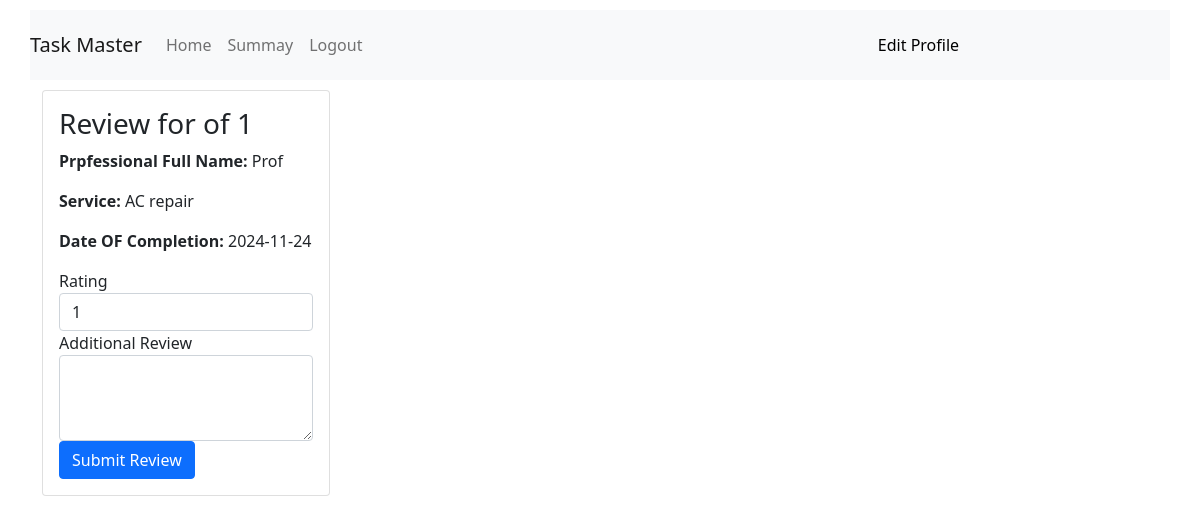
The app's page /rate_service/1, older data.
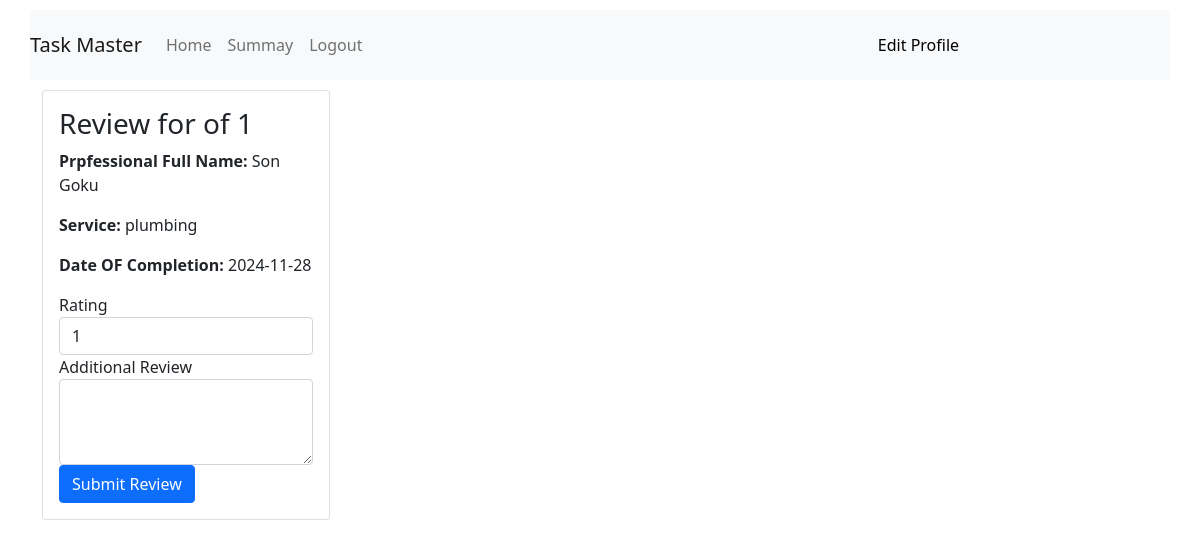
The same page, newer data.
### backend/models.py (models this page shows)
class Service_request(db.Model):
    __tablename__="service_request"
    id=db.Column(db.Integer,primary_key=True)
    service_id=db.Column(db.Integer,db.ForeignKey("service.id"),nullable=False)
    costumer_id=db.Column(db.Integer,db.ForeignKey("costumer.id"),nullable=False)
    professional_id=db.Column(db.Integer,db.ForeignKey("professional.id"),nullable=False)
    date_of_request=db.Column(db.Date,nullable=False)
    preferred_date=db.Column(db.Date)
    date_of_completion=db.Column(db.Date)
    status=db.Column(db.String,nullable=False,default='Requested')
    remarks=db.Column(db.String)
    rating=db.Column(db.Integer)
    review=db.Column(db.String)

class Professional(db.Model):
    __tablename__="professional"
    id=db.Column(db.Integer,primary_key=True)
    email=db.Column(db.String,nullable=False,unique=True)
    full_name=db.Column(db.String,nullable=False)
    password=db.Column(db.String,nullable=False)
    service=db.Column(db.String,nullable=False)
    experience=db.Column(db.String,nullable=False)
    pincode=db.Column(db.String,nullable=False)
    Description=db.Column(db.String,nullable=False)
    is_approved = db.Column(db.Boolean, default=False)
    is_rejected= db.Column(db.Boolean, default=False)
    is_active=db.Column(db.Boolean, default=True)
    role=db.Column(db.Integer,nullable=False,default=2)
    Service_request=db.relationship("Service_request",backref="professional",lazy=True)

### backend/controllers.py (the view)
@app.route('/rate_service/<int:request_id>',methods=['GET'])
def rate_service(request_id):
    request = Service_request.query.get(request_id)
    professional = Professional.query.get(request.professional_id)
    return render_template('/costumer/review.html',request=request,professional=professional)

### templates/costumer/review.html (shortened to what this page needs)
{% extends 'layout2.html' %}
{%block content%}
<div id="view">
    <div class="card" style="width: 18rem;">
        <div class="card-body">
           <form action="{{ url_for('rate_service_post', request_id=request.id) }}" method="POST">
          <strong><h3>Review for of {{request.id}}</h3></strong>
          <p><strong>Prpfessional Full Name:</strong> {{ professional.full_name }}</p>
          <p><strong>Service:</strong> {{ professional.service }}</p>
          <p><strong>Date OF Completion:</strong> {{ request.date_of_completion }}</p>
            <div class="form-group">
              <label for="rating">Rating</label>
              <select class="form-control" id="rating" name="rating">
                <option>1</option>
              </select>
            </div>
            <div class="form-group">
              <label for="review">Additional Review</label>
              <textarea class="form-control" id="review" rows="3" name="review"></textarea>
            </div>
            <button type="submit" class="btn btn-primary">Submit Review</button>
          </form>
        </div>
      </div>
</div>
{%endblock%}

### templates/layout2.html (shortened to what this page needs)
<!DOCTYPE html>
<html lang="en">
<head>
    <link href="https://cdn.jsdelivr.net/npm/bootstrap@5.0.2/dist/css/bootstrap.min.css" rel="stylesheet">
</head>
<body>
    {%include 'nav2.html'%}
    <div class="container">
        {%block content%}
        {%endblock%}
    </div>
</body>
</html>

### templates/nav2.html (shortened to what this page needs)
<link href="https://cdn.jsdelivr.net/npm/bootstrap@5.0.2/dist/css/bootstrap.min.css" rel="stylesheet">
<div id="nav">
<nav class="navbar navbar-expand-lg navbar-light bg-light" id=nav2>
    <div class="collapse navbar-collapse" id="navbarTogglerDemo01">
      <a class="navbar-brand" href="#">Task Master</a>
      <ul class="navbar-nav mr-auto mt-2 mt-lg-0">
        {% if session.get('user_role') == 0 %}
        <li class="nav-item active">
          <a class="nav-link" href="{{url_for('admin_dashboard')}}">Home </a>
        </li>
        {% elif session.get('user_role') == 1 %}
        <li class="nav-item active">
          <a class="nav-link" href="{{url_for('costumer_dashboard')}}">Home </a>
        </li>
        {%else%}
        <li class="nav-item active">
          <a class="nav-link" href="{{url_for('professional_dashboard')}}">Home </a>
        </li>
        {%endif%}
        {% if session.get('user_role') == 0 %}
        <li class="nav-item">
          <a class="nav-link" href="{{url_for('admin_summary')}}">Summay</a>
        </li>
         {%elif 'professional_id' in session %}
         <li class="nav-item">
          <a class="nav-link" href="{{url_for('professional_summary')}}">Summay</a>
        </li>
        {%else%}
        <li class="nav-item">
          <a class="nav-link" href='#'>Summay</a>
        </li>
        {%endif%}
        <li class="nav-item">
          <a class="nav-link" href="{{url_for('logout')}}">Logout</a>
        </li>
      </ul>
      <a class="nav-link" href="{{url_for('edit_profile')}}"><button type="button" class="btn  btn-light">Edit Profile</button></a>
    </div>
  </nav>
</div>

### templates/layout2.html (style rules this page uses)
body { margin: 0; padding: 0; }

### templates/nav2.html (style rules this page uses)
#nav { margin: 30px; margin-top: 10px; margin-bottom: 10px; color: black; }

Row changes from the older to the newer data that the page shows:
changed Service_request id 1: date_of_completion "2024-11-24" → "2024-11-28"
changed Professional: full_name "Prof" → "Son Goku"; service "AC repair" → "plumbing"
